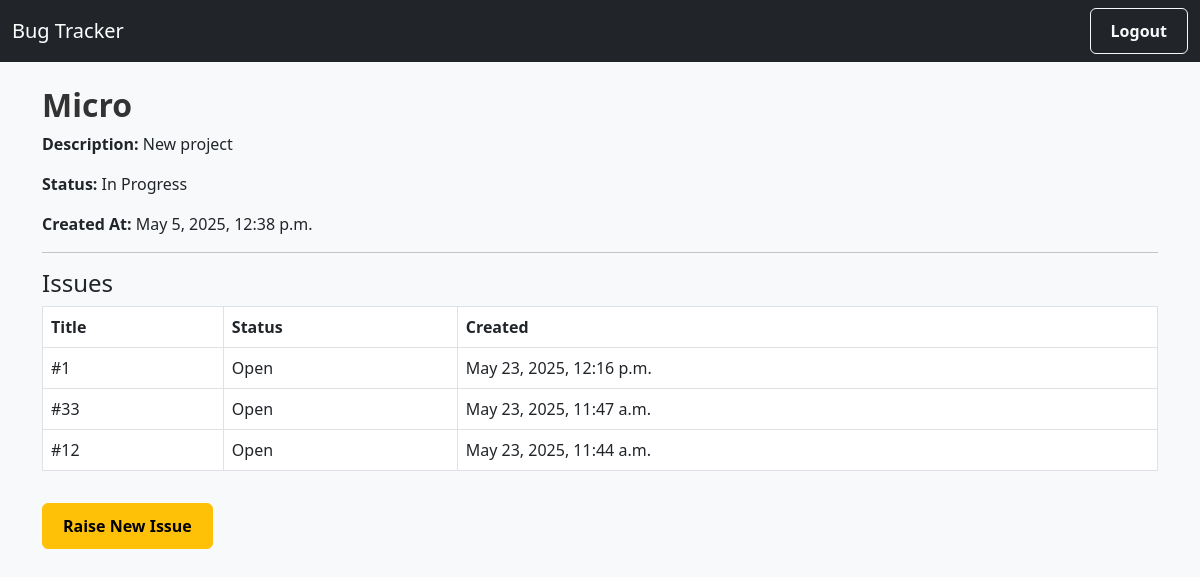
Screenshot of /tracker/qa/projects/6/ (signed in) with the database file from the repository.
### tracker/models.py (models this page shows, shortened)
class Project(models.Model):
    STATUS_CHOICES = [
        ('open', 'Open'),
        ('in_progress', 'In Progress'),
        ('completed', 'Completed'),
    ]
    name = models.CharField(max_length=200)
    description = models.TextField(blank=True)
    created_by = models.ForeignKey(User, on_delete=models.CASCADE, related_name='created_projects')
    created_at = models.DateTimeField(auto_now_add=True)
    picked_by = models.ForeignKey(User, null=True, blank=True, on_delete=models.SET_NULL, related_name='picked_projects')
    has_issues = models.BooleanField(default=False)
    team = models.ManyToManyField(User, related_name='projects', blank=True)
    status = models.CharField(max_length=20, choices=STATUS_CHOICES, default='open')
    qa_assigned = models.ForeignKey(User, null=True, blank=True, on_delete=models.SET_NULL, related_name='qa_projects')

class Issue(models.Model):
    STATUS_CHOICES = [
        ("open", "Open"),
        ("in_progress", "In Progress"),
        ("resolved", "Resolved"),
        ("closed", "Closed")
    ]
    PRIORITY_CHOICES = [
        ('low', 'Low'),
        ('medium', 'Medium'),
        ('high', 'High'),
        ('critical', 'Critical'),
    ]
    title = models.CharField(max_length=200)
    description = models.TextField()
    status = models.CharField(max_length=20, choices=STATUS_CHOICES, default='open')
    priority = models.CharField(max_length=20, choices=PRIORITY_CHOICES, default='medium')
    project = models.ForeignKey(Project, on_delete=models.CASCADE, related_name='issues')
    created_by = models.ForeignKey(User, on_delete=models.CASCADE, related_name='reported_issues')
    assigned_to = models.ForeignKey(
        User,
        on_delete=models.SET_NULL,
        null=True,
        blank=True,
        related_name='assigned_issues'
    )
    created_at = models.DateTimeField(auto_now_add=True)
    updated_at = models.DateTimeField(auto_now=True)
    reported_by = models.ForeignKey(User, on_delete=models.SET_NULL, null=True, blank=True)

### tracker/views.py (the view)
# urls.py: path('qa/projects/<int:project_id>/', views.qa_project_detail, name='qa_project_detail'),
@login_required
def qa_project_detail(request, project_id):
    project = get_object_or_404(Project, id=project_id, qa_assigned=request.user)
    issues = Issue.objects.filter(project=project).order_by('-created_at')
    return render(request, 'tracker/qa_project_detail.html', {
        'project': project,
        'issues': issues,
    })

### tracker/templates/tracker/qa_project_detail.html
{% extends 'tracker/base.html' %}
{% block content %}
<h2>{{ project.name }}</h2>
<p><strong>Description:</strong> {{ project.description }}</p>
<p><strong>Status:</strong> {{ project.get_status_display }}</p>
<p><strong>Created At:</strong> {{ project.created_at }}</p>
<hr>
<h4>Issues</h4>
{% if issues %}
<table class="table table-bordered">
    <thead>
        <tr>
            <th>Title</th>
            <th>Status</th>
            <th>Created</th>
        </tr>
    </thead>
    <tbody>
        {% for issue in issues %}
        <tr>
            <td>{{ issue.title }}</td>
            <td>{{ issue.get_status_display }}</td>
            <td>{{ issue.created_at }}</td>
        </tr>
        {% endfor %}
    </tbody>
</table>
{% else %}
<p>No issues reported for this project yet.</p>
{% endif %}
<a href="{% url 'raise_issue' project.id %}" class="btn btn-warning mt-3">Raise New Issue</a>
{% endblock %}

### tracker/static/tracker/styles.css (style rules this page uses)
body { background-color: #f8f9fa; }
h1, h2 { color: #333; font-weight: 600; }
.btn { font-weight: 600; padding: 10px 20px; }

### rows the page displays
Project: name "Micro", description "New project", status "In Progress", created_at "May 5, 2025, 12:38 p.m."
Issue: title "#1", status "Open", created_at "May 23, 2025, 12:16 p.m."
Issue: title "#33", status "Open", created_at "May 23, 2025, 11:47 a.m."
Issue: title "#12", status "Open", created_at "May 23, 2025, 11:44 a.m."
